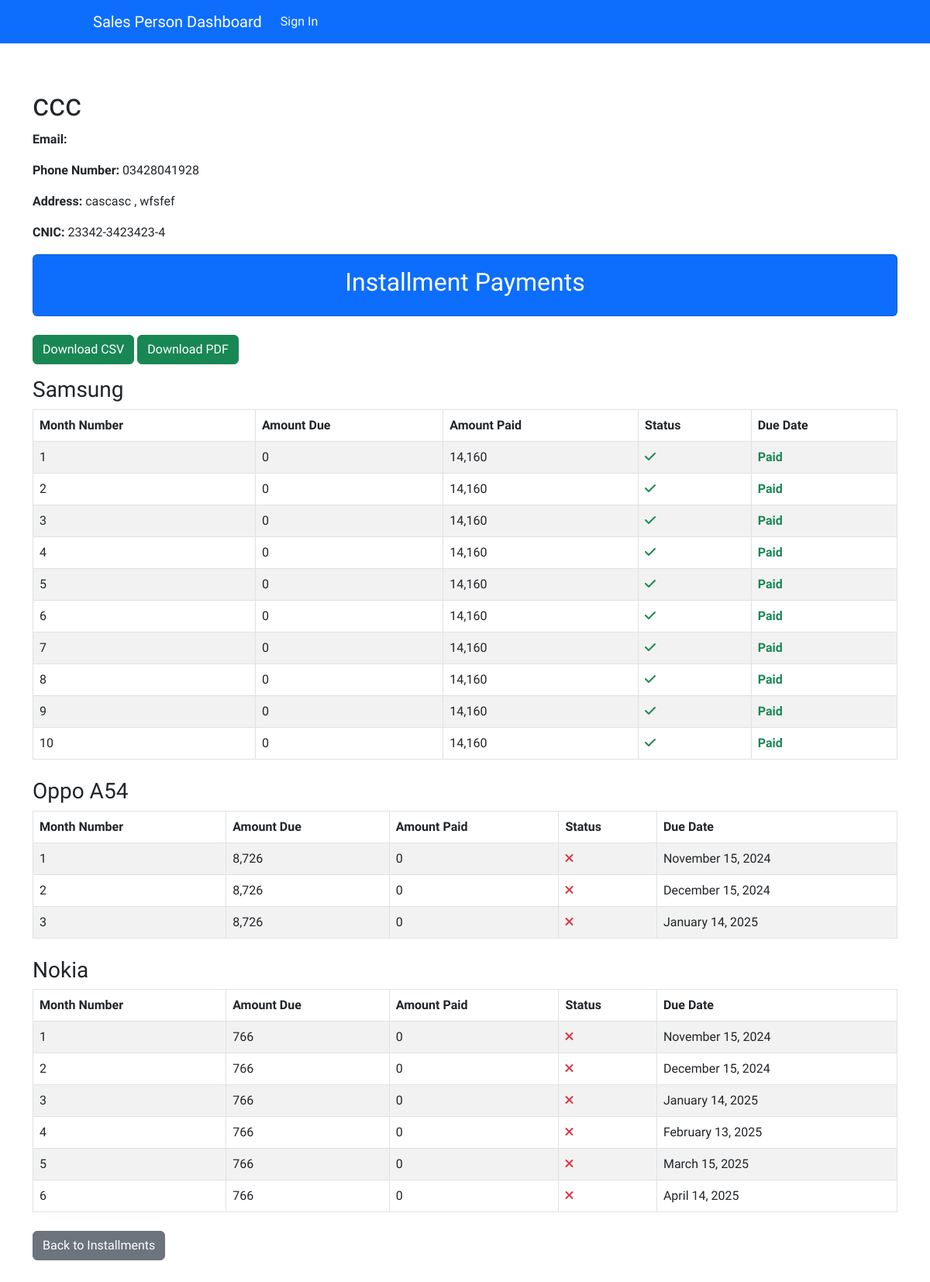
Screenshot of /account/customer/18/ with the database file from the repository.
### account/models.py (models this page shows, shortened)
class Customer(models.Model):
    first_name = models.CharField(max_length=50)
    last_name = models.CharField(max_length=50)
    email = models.EmailField(max_length=50)
    phone_number = models.CharField(max_length=15)
    address = models.TextField()
    cnic = models.CharField(max_length=15, unique=True)

### order/models.py (models this page shows, shortened)
class OrderItem(models.Model):
    order = models.ForeignKey(Order, related_name='items', on_delete=models.CASCADE)
    customer = models.ForeignKey(Customer, on_delete=models.CASCADE, related_name='order_items')
    product = models.ForeignKey(Product, on_delete=models.SET_NULL, null=True)
    quantity = models.PositiveIntegerField(default=1)
    price = models.DecimalField(max_digits=10, decimal_places=2)
    total_price = models.DecimalField(max_digits=10, decimal_places=2)  # Pre-calculated

class InstallmentPayment(models.Model):
    order_item = models.ForeignKey('OrderItem', related_name='installments', on_delete=models.CASCADE)
    customer = models.ForeignKey(Customer, on_delete=models.CASCADE, related_name='installments')
    month_number = models.PositiveIntegerField()
    amount_due = models.IntegerField()
    amount_paid = models.IntegerField(default=0)
    is_paid = models.BooleanField(default=False)
    initial_amount_due = models.DecimalField(max_digits=10, decimal_places=2, editable=False)  # Track the original amount_due
    due_date = models.DateTimeField(null=True, blank=True)

### products/models.py (models this page shows, shortened)
class Product(models.Model):
    name = models.CharField(max_length=100)
    photo = models.ImageField(upload_to='products_images')
    price = models.IntegerField()
    details = models.TextField()
    category = models.ForeignKey(Category, on_delete=models.CASCADE)
    date = models.DateTimeField(auto_now_add=True)
    inventory = models.IntegerField(default=1, validators=[MinValueValidator(0)])
    delivery_fee = models.IntegerField(default=290)
    down_payment_3_months = models.FloatField(default=30.0)
    down_payment_6_months = models.FloatField(default=20.0)
    down_payment_9_months = models.FloatField(default=15.0)
    down_payment_12_months = models.FloatField(default=10.0)
    fee_3_months = models.FloatField(default=10.0)
    fee_6_months = models.FloatField(default=15.0)
    fee_9_months = models.FloatField(default=20.0)
    fee_12_months = models.FloatField(default=30.0)

### account/views.py (the view)
# urls.py: path('customer/<int:customer_id>/', views.customer_detail_view, name='customer_detail'),
def customer_detail_view(request, customer_id):
    customer = get_object_or_404(Customer, id=customer_id)
    installments = customer.installments.all()
    grouped_installments = defaultdict(list)
    for installment in installments:
        grouped_installments[installment.order_item].append(installment)
    return render(request, 'account/customer_detail.html', {
        'customer': customer,
        'grouped_installments': dict(grouped_installments),
    })

### account/templates/account/customer_detail.html
{% extends "base.html" %}
{% load humanize %}
{% block content %}
<div class="container mt-4">
    <h1>{{ customer.first_name }} {{ customer.last_name }}</h1>
    <p><strong>Email:</strong> {{ customer.email }}</p>
    <p><strong>Phone Number:</strong> {{ customer.phone_number }}</p>
    <p><strong>Address:</strong> {{ customer.address }}</p>
    <p><strong>CNIC:</strong> {{ customer.cnic }}</p>
    <div class="card text-white bg-primary text-center mb-4">
        <div class="card-body">
            <h2 class="card-title">Installment Payments</h2>
        </div>
    </div>
    <a href="{% url 'customer_reports:download_installments' customer.id %}" class="btn btn-success mb-3">Download CSV</a>
    <a href="{% url 'customer_reports:download_installments_pdf' customer.id %}" class="btn btn-success mb-3">Download PDF</a>
    {% for order_item, installments in grouped_installments.items %}
        <h3>{{ order_item.product.name }}</h3>
        <table class="table table-striped table-bordered mb-4">
            <thead class="thead-dark">
                <tr>
                    <th>Month Number</th>
                    <th>Amount Due</th>
                    <th>Amount Paid</th>
                    <th>Status</th>
                    <th>Due Date</th>
                </tr>
            </thead>
            <tbody>
                {% for installment in installments %}
                    <tr>
                        <td>{{ installment.month_number }}</td>
                        <td>{{ installment.amount_due | intcomma:False }}</td>
                        <td>{{ installment.amount_paid | intcomma:False }}</td>
                        <td>
                            {% if installment.is_paid %}
                            <i class="fas fa-check text-success"></i>
                            {% else %}
                            <i class="fas fa-times text-danger"></i>
                            {% endif %}
                        </td>
                        <td>
                            {% if installment.is_paid %}
                            <b>
                                <span class="text-success">Paid</span>
                            </b>
                            {% else %}
                            {{ installment.due_date|date:"F j, Y" }}
                            {% endif %}
                        </td>
                    </tr>
                {% empty %}
                    <tr>
                        <td colspan="5" class="text-center">No installments found for this order item.</td>
                    </tr>
                {% endfor %}
            </tbody>
        </table>
    {% endfor %}
    <a href="{% url 'order:total_bill' %}" class="btn btn-secondary">Back to Installments</a>
</div>
{% endblock content %}

### static/CSS/style.css (style rules this page uses)
:root { --color-red: hsl(14, 86%, 42%); --color-rose-50: hsl(20, 50%, 98%); --color-rose-100: hsl(13, 31%, 94%); --color-rose-300: hsl(14, 25%, 72%); --color-rose-500: hsl(12, 20%, 44%); --color-rose-900: hsl(14, 65%, 9%); --font-body: 'Red Hat Text', sans-serif; --font-size-body: 16px; --font-weight-normal: 400; --font-weight-medium: 600; --font-weight-bold: 700; }
* { font-family: var(--font-body); box-sizing: border-box; }
body { min-height: 100vh; margin: 0; padding: 0; font-size: var(--font-size-body); background-color: var(--color-rose-50); }
.container { padding: 2rem 2rem 5rem; }

### rows the page displays
Customer: first_name "ccc", phone_number "03428041928", address "cascasc , wfsfef", cnic "23342-3423423-4"
OrderItem: product.name "Samsung"
InstallmentPayment: month_number "1", amount_due "0", amount_paid "14,160", is_paid True (drawn)
InstallmentPayment: month_number "2", amount_due "0", amount_paid "14,160", is_paid True (drawn)
InstallmentPayment: month_number "3", amount_due "0", amount_paid "14,160", is_paid True (drawn)
InstallmentPayment: month_number "4", amount_due "0", amount_paid "14,160", is_paid True (drawn)
InstallmentPayment: month_number "5", amount_due "0", amount_paid "14,160", is_paid True (drawn)
InstallmentPayment: month_number "6", amount_due "0", amount_paid "14,160", is_paid True (drawn)
InstallmentPayment: month_number "7", amount_due "0", amount_paid "14,160", is_paid True (drawn)
InstallmentPayment: month_number "8", amount_due "0", amount_paid "14,160", is_paid True (drawn)
InstallmentPayment: month_number "9", amount_due "0", amount_paid "14,160", is_paid True (drawn)
InstallmentPayment: month_number "10", amount_due "0", amount_paid "14,160", is_paid True (drawn)
OrderItem: product.name "Oppo A54"
InstallmentPayment: month_number "1", amount_due "8,726", amount_paid "0", is_paid False (drawn), due_date "November 15, 2024"
InstallmentPayment: month_number "2", amount_due "8,726", amount_paid "0", is_paid False (drawn), due_date "December 15, 2024"
InstallmentPayment: month_number "3", amount_due "8,726", amount_paid "0", is_paid False (drawn), due_date "January 14, 2025"
OrderItem: product.name "Nokia"
InstallmentPayment: month_number "1", amount_due "766", amount_paid "0", is_paid False (drawn), due_date "November 15, 2024"
InstallmentPayment: month_number "2", amount_due "766", amount_paid "0", is_paid False (drawn), due_date "December 15, 2024"
InstallmentPayment: month_number "3", amount_due "766", amount_paid "0", is_paid False (drawn), due_date "January 14, 2025"
InstallmentPayment: month_number "4", amount_due "766", amount_paid "0", is_paid False (drawn), due_date "February 13, 2025"
InstallmentPayment: month_number "5", amount_due "766", amount_paid "0", is_paid False (drawn), due_date "March 15, 2025"
InstallmentPayment: month_number "6", amount_due "766", amount_paid "0", is_paid False (drawn), due_date "April 14, 2025"
